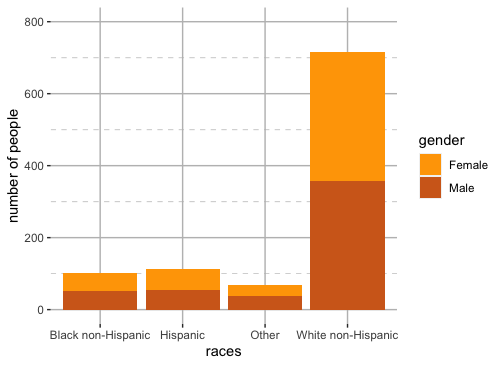

Here is the R script that generated this plot:
## ggplot2 -- change scale: axes, limits, colors

ggplot(data=nhanes) +
  geom_bar(mapping=aes(x=race_ethc, fill=gender))+
  theme(plot.background=element_blank())+
  theme(panel.background=element_blank())+
  # change the major grid to grey solid line
  theme(panel.grid.major=element_line(color='grey', linetype = 1)) +
  # change the minor grid to grey dash line
  theme(panel.grid.minor = element_line(color='grey', linetype = 2)) +
  # scale: change the attributes of axis including name, limits
  scale_x_discrete(name='races') +
  scale_y_continuous(name='number of people', limits = c(0, 800)) +
  # change 'fill' in geom_bar, change color of each gender using values
  scale_fill_manual(values = c('orange', 'chocolate'))
